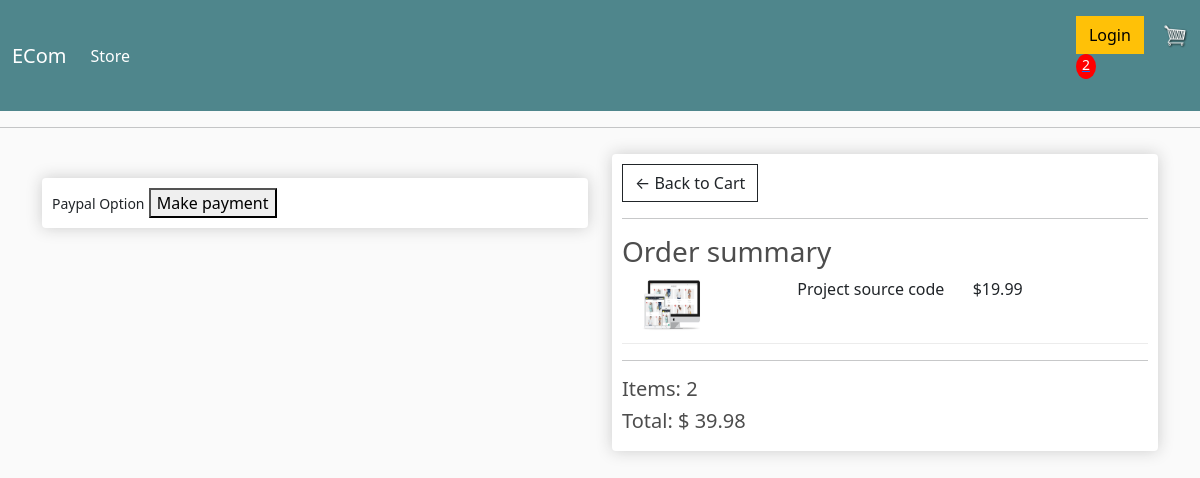
/checkout/ (signed in), run on an earlier commit of the app's database.
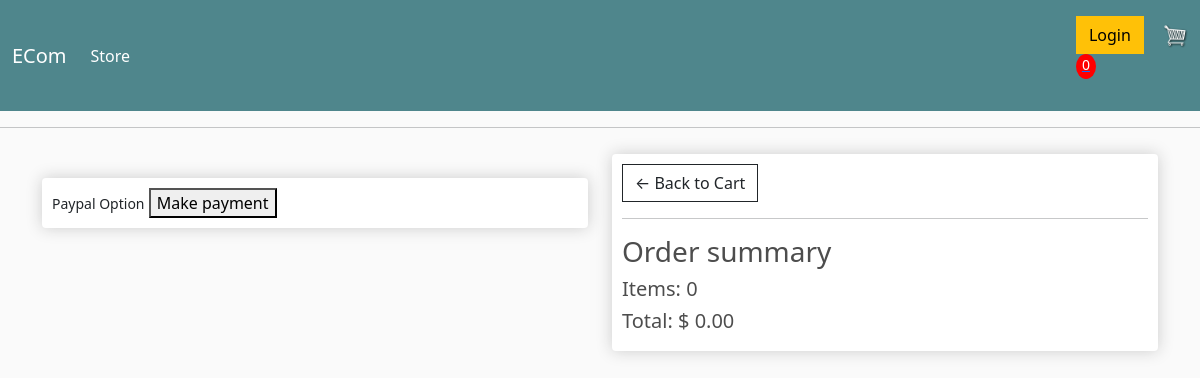
And on a later commit of the database.
### stores/models.py (models this page shows, shortened)
class OrderItem(models.Model):
    product=models.ForeignKey(Product,on_delete=models.SET_NULL,null=True)
    order=models.ForeignKey(Order,on_delete=models.SET_NULL,null=True)
    quantity=models.IntegerField(default=0,null=True,blank=True)
    date_added=models.DateTimeField(auto_now_add=True)
    @property
    def get_total(self):
        total=self.product.price*self.quantity
        return total

class Product(models.Model):
    name=models.CharField(max_length=200)
    price=models.FloatField()
    digital=models.BooleanField(default=False,null=True,blank=True)
    image=models.ImageField(null=True,blank=True)
    @property
    def imageURL(self):
        try:
            url=self.image.url
        except :
            url=''
        return url

class Order(models.Model):
    customer=models.ForeignKey(Customer,on_delete=models.SET_NULL,null=True,blank=True)
    date_ordered=models.DateTimeField(auto_now_add=True)
    complete=models.BooleanField(default=False)
    transaction_id=models.CharField(max_length=100,null=True)
    @property
    def shipping(self):
        shipping=False
        orderItems=self.orderitem_set.all()
        for i in orderItems:
            if i.product.digital==False:
                shipping=True
        return shipping
    @property
    def get_cart_total(self):
        orderitems=self.orderitem_set.all()
        total=sum([item.get_total for item in orderitems])
        return total
    @property
    def get_cart_items(self):
        orderitems=self.orderitem_set.all()
        total=sum([item.quantity for item in orderitems])
        return total

### stores/views.py (the view)
# urls.py: path('checkout/',views.checkout,name='checkout'),
def checkout(request):
    if request.user.is_authenticated:
        customer=request.user.customer
        order,created=Order.objects.get_or_create(customer,complete=False)
        items=order.orderitem_set.all()
        cartItems=order.get_cart_items
    else:
        items=[]
        order={'get_cart_total':0,
        'get_cart_items':0}
        cartItems=order.get_cart_items
    context={'items':items,'order':order,'cartItems':cartItems,'shipping':False}
    return render(request,'store/checkout.html',context=context)

### stores/templates/store/checkout.html (shortened to what this page needs)
{% extends 'store/main.html' %} {% load static %} {% block content %}
<div class="row">
    <div class="col-lg-6">
        <br>
        <div class="box-element hidden" id='payment-info'>
            <small>Paypal Option</small>
            <button type='button' id="make-payment">Make payment</button>
        </div>
    </div>
    <div class="col-lg-6">
        <div class="box-element">
            <a href="{%url 'stores:cart'%}" class="btn btn-outline-dark">&#x2190; Back to Cart</a>
            <hr>
            <h3>
                Order summary
            </h3>
            {% for item in items %}
            <div class="cart-row">
                <div style='flex:2' class=""><img class='row-image' src="{{item.product.imageURL}}" alt=""></div>
                <div style='flex:2' class="">{{item.product.name}}</div>
                <div style='flex:2' class="">${{item.product.price|floatformat:2}}</div>
            </div>
            <hr> {% endfor %}
            <h5>Items: {{order.get_cart_items}}</h5>
            <h5>Total: $ {{order.get_cart_total|floatformat:2}}</h5>
        </div>
    </div>
</div>
{% endblock content %}

What changed in the data, as far as the page shows it:
no longer on this page (row unchanged): OrderItem: product.imageURL (picture), product.name "Project source code", product.price "19.99"
no longer on this page (row edited): Order: get_cart_items "2", get_cart_total "39.98"
added Order: get_cart_items "0", get_cart_total "0.00"
Also different on the page:
{{ cartItems }}: "2" → "0"
